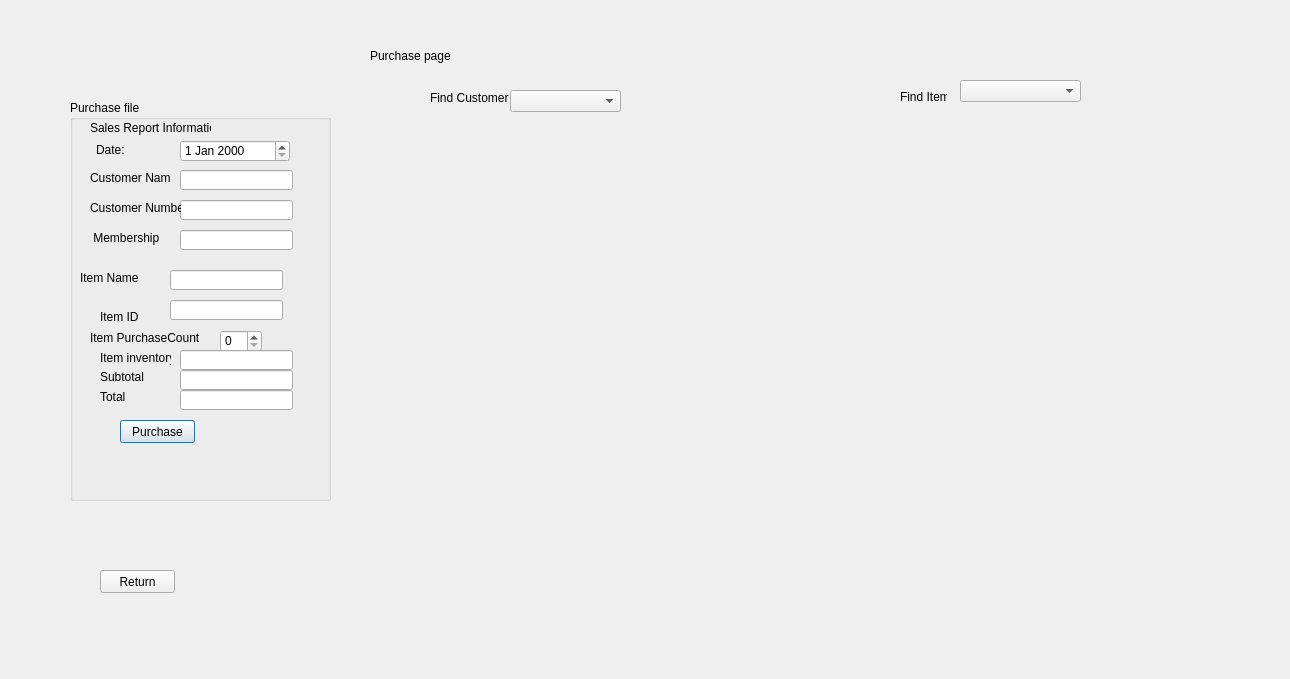
<?xml version="1.0" encoding="UTF-8"?>
<ui version="4.0">
 <class>Purchase_Page</class>
 <widget class="QDialog" name="Purchase_Page">
  <property name="geometry">
   <rect>
    <x>0</x>
    <y>0</y>
    <width>1290</width>
    <height>679</height>
   </rect>
  </property>
  <property name="windowTitle">
   <string>Dialog</string>
  </property>
  <widget class="QLabel" name="Page_Title">
   <property name="geometry">
    <rect>
     <x>370</x>
     <y>40</y>
     <width>231</width>
     <height>31</height>
    </rect>
   </property>
   <property name="text">
    <string>Purchase page</string>
   </property>
  </widget>
  <widget class="QGroupBox" name="groupBox">
   <property name="geometry">
    <rect>
     <x>70</x>
     <y>100</y>
     <width>261</width>
     <height>401</height>
    </rect>
   </property>
   <property name="title">
    <string>Purchase file</string>
   </property>
   <widget class="QDateEdit" name="Date_Selector">
    <property name="geometry">
     <rect>
      <x>110</x>
      <y>40</y>
      <width>110</width>
      <height>22</height>
     </rect>
    </property>
   </widget>
   <widget class="QLabel" name="Date_Label">
    <property name="geometry">
     <rect>
      <x>26</x>
      <y>40</y>
      <width>41</width>
      <height>20</height>
     </rect>
    </property>
    <property name="text">
     <string>Date:</string>
    </property>
   </widget>
   <widget class="QLineEdit" name="Name_Box">
    <property name="geometry">
     <rect>
      <x>110</x>
      <y>70</y>
      <width>113</width>
      <height>20</height>
     </rect>
    </property>
   </widget>
   <widget class="QLabel" name="Name_Label">
    <property name="geometry">
     <rect>
      <x>20</x>
      <y>70</y>
      <width>81</width>
      <height>16</height>
     </rect>
    </property>
    <property name="text">
     <string>Customer Name</string>
    </property>
   </widget>
   <widget class="QLineEdit" name="Customer_Num_Box">
    <property name="geometry">
     <rect>
      <x>110</x>
      <y>100</y>
      <width>113</width>
      <height>20</height>
     </rect>
    </property>
   </widget>
   <widget class="QLabel" name="Customer_Num_Box_2">
    <property name="geometry">
     <rect>
      <x>20</x>
      <y>100</y>
      <width>91</width>
      <height>16</height>
     </rect>
    </property>
    <property name="text">
     <string>Customer Number</string>
    </property>
   </widget>
   <widget class="QLineEdit" name="Item_Name_Box">
    <property name="geometry">
     <rect>
      <x>100</x>
      <y>170</y>
      <width>113</width>
      <height>20</height>
     </rect>
    </property>
   </widget>
   <widget class="QLabel" name="Item_Name_Label">
    <property name="geometry">
     <rect>
      <x>10</x>
      <y>170</y>
      <width>71</width>
      <height>16</height>
     </rect>
    </property>
    <property name="text">
     <string>Item Name</string>
    </property>
   </widget>
   <widget class="QSpinBox" name="Item_Count_Selector">
    <property name="geometry">
     <rect>
      <x>150</x>
      <y>230</y>
      <width>42</width>
      <height>22</height>
     </rect>
    </property>
   </widget>
   <widget class="QLabel" name="Item_Count_Label">
    <property name="geometry">
     <rect>
      <x>20</x>
      <y>230</y>
      <width>111</width>
      <height>16</height>
     </rect>
    </property>
    <property name="text">
     <string>Item PurchaseCount</string>
    </property>
   </widget>
   <widget class="QLineEdit" name="Customer_Membership_Box">
    <property name="geometry">
     <rect>
      <x>110</x>
      <y>130</y>
      <width>113</width>
      <height>20</height>
     </rect>
    </property>
   </widget>
   <widget class="QLabel" name="Customer_Membership">
    <property name="geometry">
     <rect>
      <x>20</x>
      <y>130</y>
      <width>111</width>
      <height>16</height>
     </rect>
    </property>
    <property name="text">
     <string> Membership</string>
    </property>
   </widget>
   <widget class="QLabel" name="Item_ID_Label">
    <property name="geometry">
     <rect>
      <x>30</x>
      <y>210</y>
      <width>47</width>
      <height>13</height>
     </rect>
    </property>
    <property name="text">
     <string>Item ID</string>
    </property>
   </widget>
   <widget class="QLabel" name="Sales_Report_Label">
    <property name="geometry">
     <rect>
      <x>20</x>
      <y>20</y>
      <width>121</width>
      <height>16</height>
     </rect>
    </property>
    <property name="text">
     <string>Sales Report Information</string>
    </property>
   </widget>
   <widget class="QLineEdit" name="Item_ID_Box">
    <property name="geometry">
     <rect>
      <x>100</x>
      <y>200</y>
      <width>113</width>
      <height>20</height>
     </rect>
    </property>
   </widget>
   <widget class="QPushButton" name="Purchase_Button">
    <property name="geometry">
     <rect>
      <x>50</x>
      <y>320</y>
      <width>75</width>
      <height>23</height>
     </rect>
    </property>
    <property name="text">
     <string>Purchase</string>
    </property>
   </widget>
   <widget class="QLabel" name="Item_Iventory_Label">
    <property name="geometry">
     <rect>
      <x>30</x>
      <y>250</y>
      <width>71</width>
      <height>16</height>
     </rect>
    </property>
    <property name="text">
     <string>Item inventory</string>
    </property>
   </widget>
   <widget class="QLineEdit" name="Item_Inventory_Box">
    <property name="geometry">
     <rect>
      <x>110</x>
      <y>250</y>
      <width>113</width>
      <height>20</height>
     </rect>
    </property>
   </widget>
   <widget class="QLabel" name="Subtotal_Label">
    <property name="geometry">
     <rect>
      <x>30</x>
      <y>270</y>
      <width>47</width>
      <height>13</height>
     </rect>
    </property>
    <property name="text">
     <string>Subtotal</string>
    </property>
   </widget>
   <widget class="QLineEdit" name="Subtotal_Box">
    <property name="geometry">
     <rect>
      <x>110</x>
      <y>270</y>
      <width>113</width>
      <height>20</height>
     </rect>
    </property>
   </widget>
   <widget class="QLabel" name="Total_Label">
    <property name="geometry">
     <rect>
      <x>30</x>
      <y>290</y>
      <width>47</width>
      <height>13</height>
     </rect>
    </property>
    <property name="text">
     <string>Total</string>
    </property>
   </widget>
   <widget class="QLineEdit" name="Total_Box">
    <property name="geometry">
     <rect>
      <x>110</x>
      <y>290</y>
      <width>113</width>
      <height>20</height>
     </rect>
    </property>
   </widget>
  </widget>
  <widget class="QLabel" name="Find_Customer_Label">
   <property name="geometry">
    <rect>
     <x>430</x>
     <y>90</y>
     <width>101</width>
     <height>16</height>
    </rect>
   </property>
   <property name="text">
    <string>Find Customer</string>
   </property>
  </widget>
  <widget class="QLabel" name="Find_Item_Label">
   <property name="geometry">
    <rect>
     <x>900</x>
     <y>90</y>
     <width>47</width>
     <height>13</height>
    </rect>
   </property>
   <property name="text">
    <string>Find Item</string>
   </property>
  </widget>
  <widget class="QPushButton" name="Return_Button">
   <property name="geometry">
    <rect>
     <x>100</x>
     <y>570</y>
     <width>75</width>
     <height>23</height>
    </rect>
   </property>
   <property name="text">
    <string>Return</string>
   </property>
  </widget>
  <widget class="QComboBox" name="Customer_Combo_Box">
   <property name="geometry">
    <rect>
     <x>510</x>
     <y>90</y>
     <width>111</width>
     <height>22</height>
    </rect>
   </property>
  </widget>
  <widget class="QComboBox" name="Item_Combo_Box">
   <property name="geometry">
    <rect>
     <x>960</x>
     <y>80</y>
     <width>121</width>
     <height>22</height>
    </rect>
   </property>
  </widget>
 </widget>
 <resources/>
 <connections/>
</ui>
